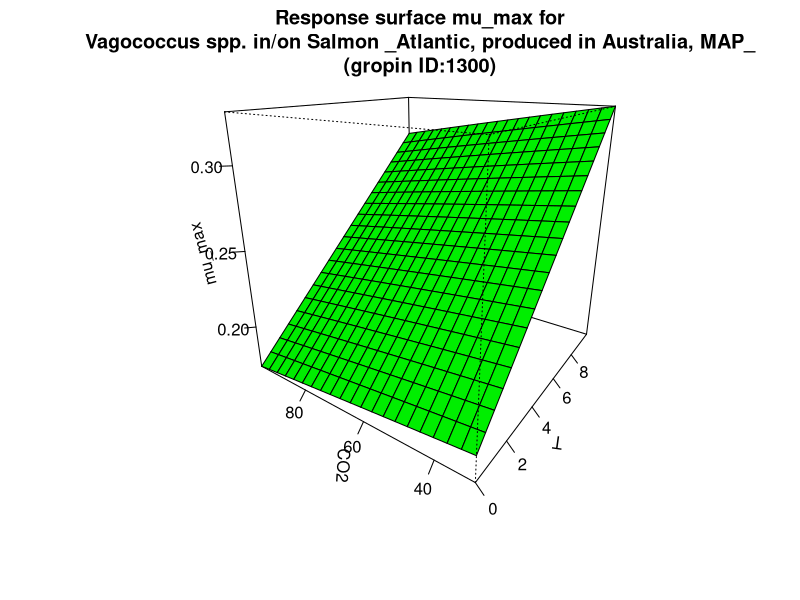

The R script that drew this image:
#############################
# start of Parameter script
#############################
T <- seq(0,9.99000999000999,length.out=21)
CO2 <- seq(30.03,97.9020979020979,length.out=21)
#############################
# end of Parameter script
#############################
############################# 
# start of Model script Gropin ID 1300 
#############################
 
# constant coefficients for this model
 
variables <- data.frame(T,CO2)
argumentsPar <- expand.grid(variables)
 
# heart of the model
response_surface <- function(T,CO2) {
   mumax <-6.88*(10^-4)*(T+13.25)*sqrt(452-CO2)

return(mumax=mumax)
} 

# output parameters
mumax <- cbind(argumentsPar,response_surface(argumentsPar['T'],argumentsPar['CO2']))
colnames(mumax) <- c(colnames(argumentsPar),'mumax')
#############################
# End of Model script
#############################
############################# 
# start of Visualisation script Gropin ID 1300 
#############################
persp(T,CO2,matrix(unlist(mumax$mumax),nrow=21),col = 'green',xlab='T',ylab='CO2',zlab='mu_max',main='Response surface mu_max for
Vagococcus spp. in/on Salmon _Atlantic, produced in Australia, MAP_
(gropin ID:1300)',theta=305,phi=20,shade=0.25,ticktype = 'detailed')
#############################
# End of Visualisation script
#############################
